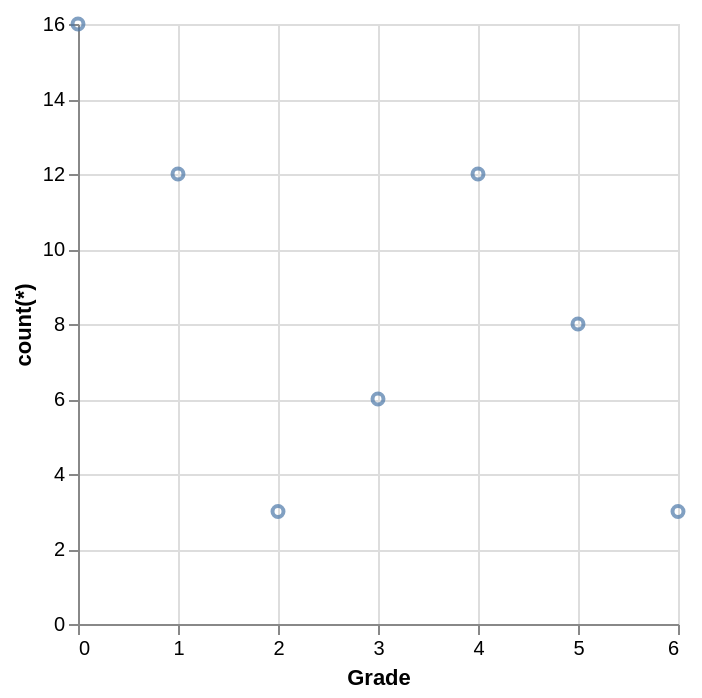

Specify this chart in Vega-Lite:
### Vega-Lite specification from a JSON file in a GitHub repository (floating-point values rounded to 4 significant figures)
{"data": {"values": [{"x_data": 0, "y_data": 16}, {"x_data": 1, "y_data": 12}, {"x_data": 2, "y_data": 3}, {"x_data": 3, "y_data": 6}, {"x_data": 4, "y_data": 12}, {"x_data": 5, "y_data": 8}, {"x_data": 6, "y_data": 3}]}, "mark": "point", "encoding": {"x": {"field": "x_data", "type": "quantitative", "title": "Grade"}, "y": {"field": "y_data", "type": "quantitative", "title": "count(*)"}}}
